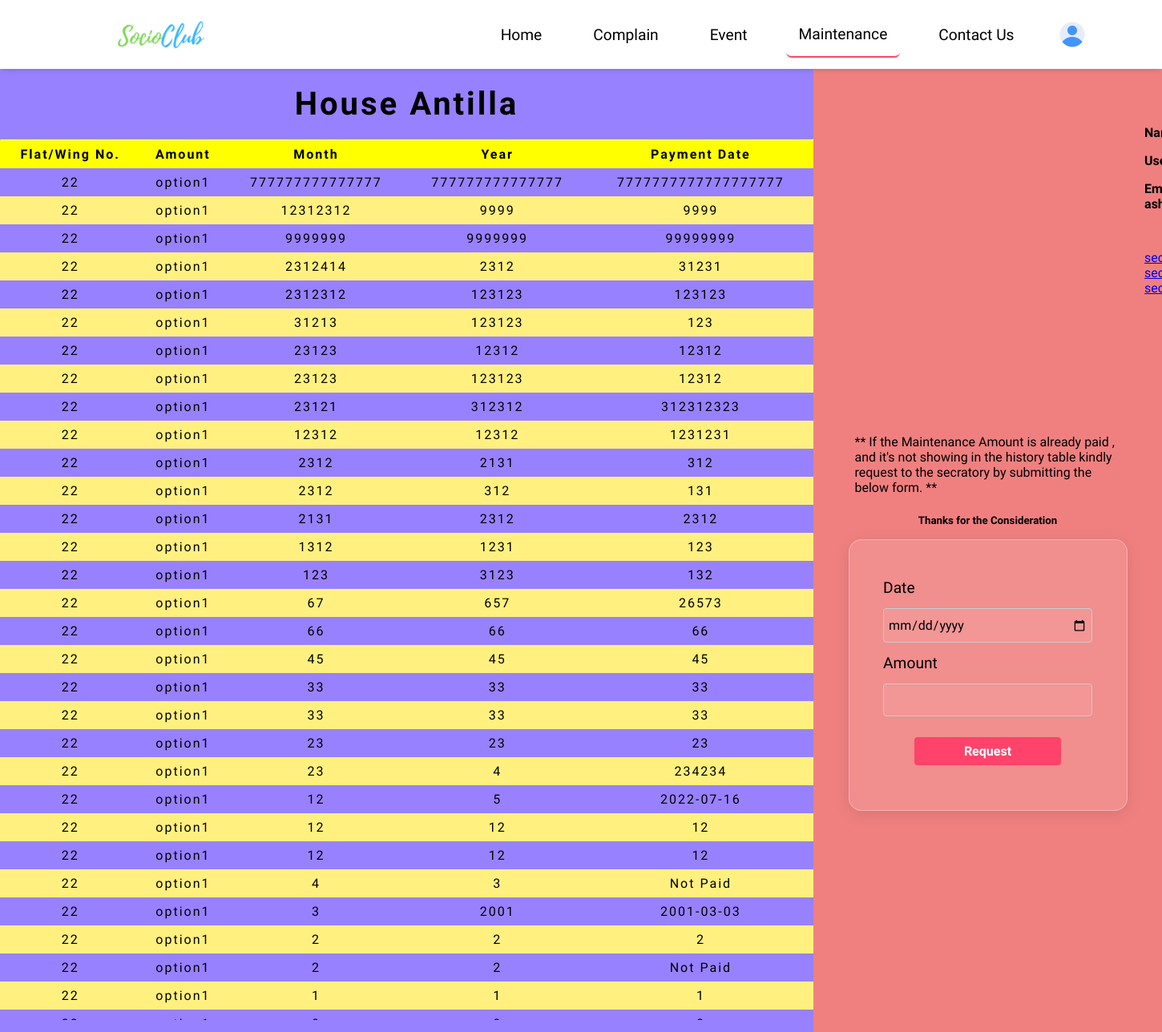
/maintenance/ (signed in), run on the app's committed database.
### user_data/models.py (models this page shows, shortened)
class Society(models.Model):
    society_name = models.CharField(max_length=30)
    maintenance_rate = models.IntegerField()
    def __str__(self):
        return str(self.society_name)

class User_Detail(models.Model):
    user = models.ForeignKey(User, on_delete=models.CASCADE)
    phone = models.IntegerField()
    flat = models.CharField(max_length=10)
    user_type = models.SmallIntegerField(null=False, default=1)
    society_name = models.ForeignKey(Society, on_delete=models.CASCADE)

class Maintenance(models.Model):
    maintenance_user = models.ForeignKey(User, on_delete=models.CASCADE)
    maintenance_month = models.IntegerField()
    maintenance_year = models.IntegerField()
    payment_date = models.CharField(null=True, max_length=15)

### SocioClub/views.py (the view)
# urls.py: path('maintenance/', views.maintenance , name = "maintenance"),
@login_required(login_url='login')
def maintenance(request):
    maintenance_data = Maintenance.objects.filter(maintenance_user = request.user).order_by('-maintenance_month')
    society_name = User_Detail.objects.get(user=request.user).society_name
    flat = User_Detail.objects.get(user = request.user).flat
    return render(request, "maintenance.html", {'society_name': society_name, 'maintenance_data': maintenance_data, 'flat': flat})

### templates/maintenance.html (shortened to what this page needs)
{% extends "base.html" %}
{% load static %}
{%block cssblock%}
<link rel="stylesheet" href="{% static 'css/maintenance.css'%}"> {%endblock%}
{% block mainblock %}
<div class="maintenance-container">
    <div class="mt-left">
        <h3>{{society_name}}</h3>
        <hr>
        <div class="only-table-main">
            <table>
                <thead>
                    <tr>
                        <th>Flat/Wing No. </th>
                        <th>Amount</th>
                        <th>Month</th>
                        <th>Year</th>
                        <th>Payment Date</th>
                    </tr>
                </thead>
                <tbody>
                    {% for m in maintenance_data %}
                    <tr>
                        <td>{{flat}}</td>
                        <td>option1</td>
                        <td>{{m.maintenance_month}}</td>
                        <td>{{m.maintenance_year}}</td>
                        {% if m.payment_date == "" %}
                        <td>Not Paid</td>
                        {% else %}
                        <td>{{m.payment_date}}</td>
                        {% endif %}
                    </tr>
                    {% endfor %}
                </tbody>
            </table>
        </div>
    </div>
    <div class="mt-right">
        <div class="mt-right-text">
            <p>** If the Maintenance Amount is already paid , and it's not showing in the history table kindly request
                to
                the secratory by submitting the below form. **</p>
            <h5>Thanks for the Consideration</h5>
        </div>
        <div class="mt-right-form">
            <form action="">
                <label>Date</label>
                <input type="date">
                <label>Amount</label>
                <input type="text">
                <input type="submit" value="Request">
            </form>
        </div>
    </div>
</div>
{% endblock %}

### templates/base.html (shortened to what this page needs)
{% url 'index' as index %}
{% url 'complain' as complain %}
{% url 'maintenance' as maintenance %}
{% url 'contact_us' as contact_us %}
{% url 'event' as event %}
<!DOCTYPE html>
<html lang="en">
{%load static%}
<head>
    <link rel="stylesheet" href="{% static 'css/nav.css'%}">
    {%block cssblock%} {%endblock%}
</head>
<body>
    <nav>
        <div class="left" onclick="admin()">
            <img src="{% static 'images/logo1.png' %}" alt="LOGO">
        </div>
        <div class="right">
            <a href="{% url 'index' %}" class="{% if request.path == index %} active {%endif%}">Home</a>
            <a href="{% url 'complain' %}" class="{% if request.path == complain %} active {%endif%}">Complain</a>
            <a href="{% url 'event' %}" class="{% if request.path == event %} active {%endif%}">Event</a>
            <a href="{% url 'maintenance' %}"
                class="{% if request.path == maintenance %} active {%endif%}">Maintenance</a>
            <a href="{% url 'contact_us' %}" class="{% if request.path == contact_us %} active {%endif%}">Contact Us</a>
            <div class="user-profile" onclick="openSideNav()">
                <img src="{% static 'images/user.png' %}" alt="Illustration">
            </div>
        </div>
    </nav>
    <div id="sideNav">
        <div class="user-profile-data">
            <h6>Name : {{request.user.first_name}} {{request.user.last_name}}</h6>
            <h6>Username : {{request.user}}</h6>
            <h6>Email : {{request.user.email}}</h6>
            <a href="{% url 'sec_main' %}" target="_blank">sec main</a><br>
            <a href="{% url 'sec_complain' %}" target="_blank">sec complain</a><br>
            <a href="{% url 'sec_event' %}" target="_blank">sec event</a><br>
        </div>
    </div>
    {%block mainblock%}
    {%endblock%}
</body>
</html>

### static/css/nav.css (style rules this page uses)
body { overflow: hidden; }
nav { position: relative; max-width: 100vw; display: flex; justify-content: space-between; align-items: center; font-size: 1.2rem; padding: 1% 5% 1%; box-shadow: 0 2px 8px -2px rgb(0 0 0 / 20%); overflow: hidden; }
nav .left { position: relative; height: 3.5rem; width: 20%; }
.left img { position: absolute; top: 50%; left: 50%; transform: translate(-50%, -50%); height: 200%; width: auto; }
nav .right { overflow: hidden; display: flex; align-items: center; }
nav .right a { position: relative; text-decoration: none; color: black; padding: 1rem; outline: none; overflow: hidden; margin: 0 1rem; }
nav .right .active { border-radius: 7px; border-bottom: 2px solid #ff436a; }
nav .right a::before { content: ""; background-color: #ff436a; border-radius: 7px; position: absolute; height: calc(100% - 3px); width: calc(100% - 4px); z-index: -1; top: 110%; left: 0%; transition: 0.4s ease; }
.user-profile { height: 3rem; width: 3rem; display: flex; align-items: center; justify-content: center; margin: 0 1rem; cursor: pointer; }
.user-profile img { height: 2rem; }
#sideNav { position: absolute; right: -20%; height: 100vh; width: 20%; background-color:#ff436a ; transition: 0.4s ease-in-out; z-index: 3; display: flex; flex-direction: row-reverse; }
.user-profile-data { color: black; margin-top: 7rem; width: 50rem; padding: 15%; }
.user-profile-data h6 { font-size: 1rem; margin-bottom: 1rem; width: 100%; }

### static/css/maintenance.css (style rules this page uses)
* { margin: 0%; padding: 0%; box-sizing: border-box; font-family: 'Montserrat', sans-serif; }
body { height: 100vh; display: flex; flex-direction: column; }
.maintenance-container { background-color: lightcoral; display: flex; height: calc(100vh - 8vw); width: 100vw; flex: 1; }
.mt-left { width: 70%; background-color: #9881ff; }
.mt-right { width: 30%; display: flex; flex-direction: column; align-items: center; justify-content: center; }
.mt-right-text { display: flex; flex-direction: column; align-items: center; justify-content: center; }
.mt-right-text p { text-align: left; width: 80%; margin-bottom: 1rem; padding: 0.5rem; }
.mt-right-text h5 { text-align: center; width: 80%; margin-bottom: 1rem; }
.mt-right-form { width: 80%; display: flex; flex-direction: column; justify-content: center; align-items: center; background: rgba(255, 255, 255, 0.11); border-radius: 16px; box-shadow: 0 4px 20px rgba(0, 0, 0, 0.1); backdrop-filter: blur(4.6px); -webkit-backdrop-filter: blur(4.6px); border: 1px solid rgba(255, 255, 255, 0.3); }
.mt-right form { display: flex; flex-direction: column; margin: 2rem; width: 80%; padding: 0.5rem; }
.mt-right form label { font-size: 1.2rem; padding: 0.5rem 0; }
.mt-right .mt-right-form form input[type=date], input[type=text] { background-color: rgba(255, 255, 255, 0.07); border: 1px solid #ccc; border-radius: 4px; margin: 6px 0px; padding: 10px 5px; font-size: 1rem; }
.mt-right .mt-right-form form input[type=submit] { width: 70%; background-color: #ff436a; color: white; font-weight: bolder; padding: 0.5rem 1rem; border: none; margin: auto; margin-bottom: 1rem; border-radius: 4px; cursor: pointer; margin-top: 20px; transition: 0.5s ease; font-size: 1rem; }
.mt-left h3 { letter-spacing: 3px; padding: 20px; font-weight: bolder; font-size: 40px; text-align: center; }
table { border-collapse: collapse; width: 100%; font-family: 'Montserrat', sans-serif; }
.only-table-main { overflow-y: scroll; height: 80%; width: 100%; }
thead th { z-index: 2; position: sticky; top: 0; background-color: yellow; }
td, th { border: 2px soild red; text-align: center; padding: 8px; letter-spacing: 2px; }
tbody { height: 60%; }
tr:nth-child(even) { background-color: #fff07f; }

### data on the page
Society: society_name "House Antilla"
Maintenance: maintenance_month "777777777777777", maintenance_year "777777777777777", payment_date "7777777777777777777"
User_Detail: flat "22"
Maintenance: maintenance_month "12312312", maintenance_year "9999", payment_date "9999"
Maintenance: maintenance_month "9999999", maintenance_year "9999999", payment_date "99999999"
Maintenance: maintenance_month "2312414", maintenance_year "2312", payment_date "31231"
Maintenance: maintenance_month "2312312", maintenance_year "123123", payment_date "123123"
Maintenance: maintenance_month "31213", maintenance_year "123123", payment_date "123"
Maintenance: maintenance_month "23123", maintenance_year "12312", payment_date "12312"
Maintenance: maintenance_month "23123", maintenance_year "123123", payment_date "12312"
Maintenance: maintenance_month "23121", maintenance_year "312312", payment_date "312312323"
Maintenance: maintenance_month "12312", maintenance_year "12312", payment_date "1231231"
Maintenance: maintenance_month "2312", maintenance_year "2131", payment_date "312"
Maintenance: maintenance_month "2312", maintenance_year "312", payment_date "131"
Maintenance: maintenance_month "2131", maintenance_year "2312", payment_date "2312"
Maintenance: maintenance_month "1312", maintenance_year "1231", payment_date "123"
Maintenance: maintenance_month "123", maintenance_year "3123", payment_date "132"
Maintenance: maintenance_month "67", maintenance_year "657", payment_date "26573"
Maintenance: maintenance_month "66", maintenance_year "66", payment_date "66"
Maintenance: maintenance_month "45", maintenance_year "45", payment_date "45"
Maintenance: maintenance_month "33", maintenance_year "33", payment_date "33"
Maintenance: maintenance_month "33", maintenance_year "33", payment_date "33"
Maintenance: maintenance_month "23", maintenance_year "23", payment_date "23"
Maintenance: maintenance_month "23", maintenance_year "4", payment_date "234234"
Maintenance: maintenance_month "12", maintenance_year "5", payment_date "2022-07-16"
Maintenance: maintenance_month "12", maintenance_year "12", payment_date "12"
Maintenance: maintenance_month "12", maintenance_year "12", payment_date "12"
Maintenance: maintenance_month "4", maintenance_year "3", payment_date "Not Paid"
Maintenance: maintenance_month "3", maintenance_year "2001", payment_date "2001-03-03"
Maintenance: maintenance_month "2", maintenance_year "2", payment_date "2"
Maintenance: maintenance_month "2", maintenance_year "2", payment_date "Not Paid"
Maintenance: maintenance_month "1", maintenance_year "1", payment_date "1"
